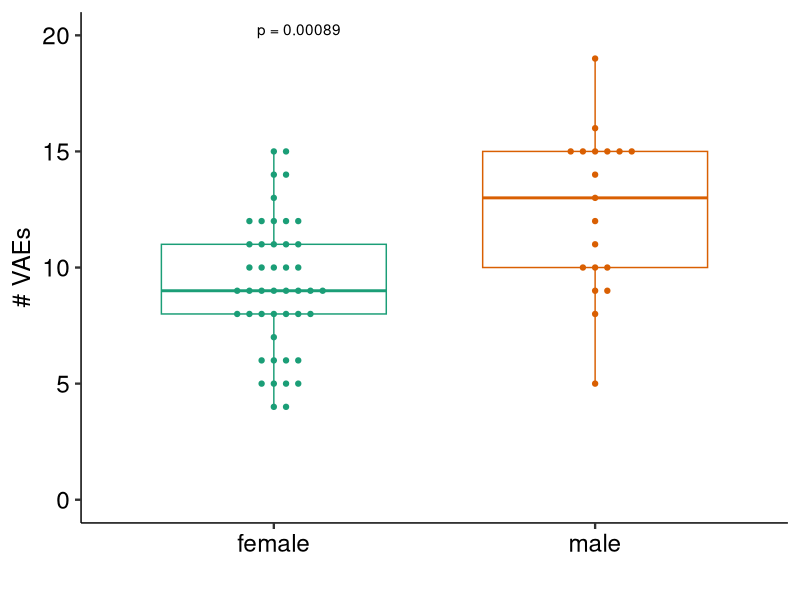
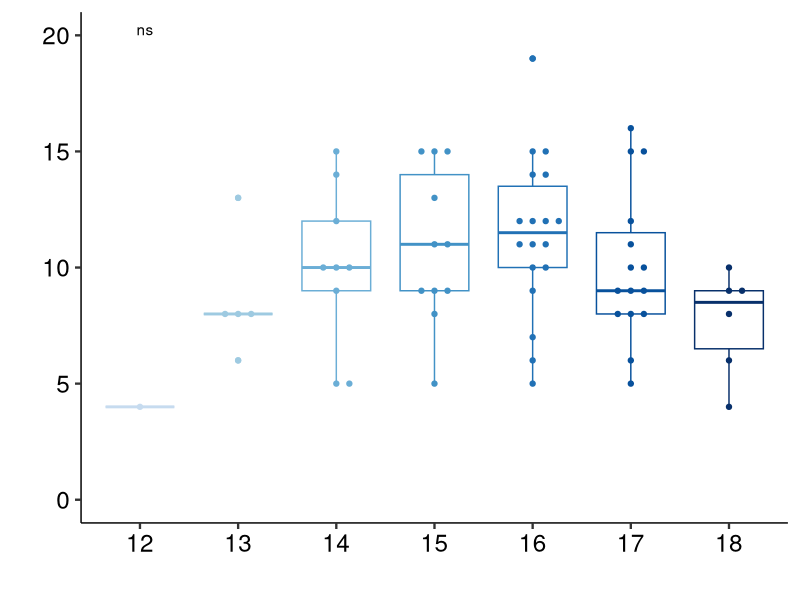
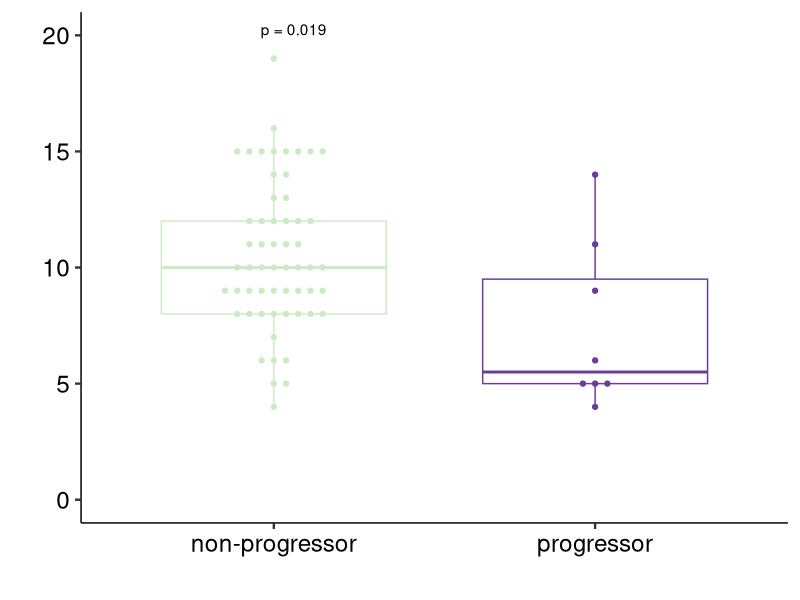
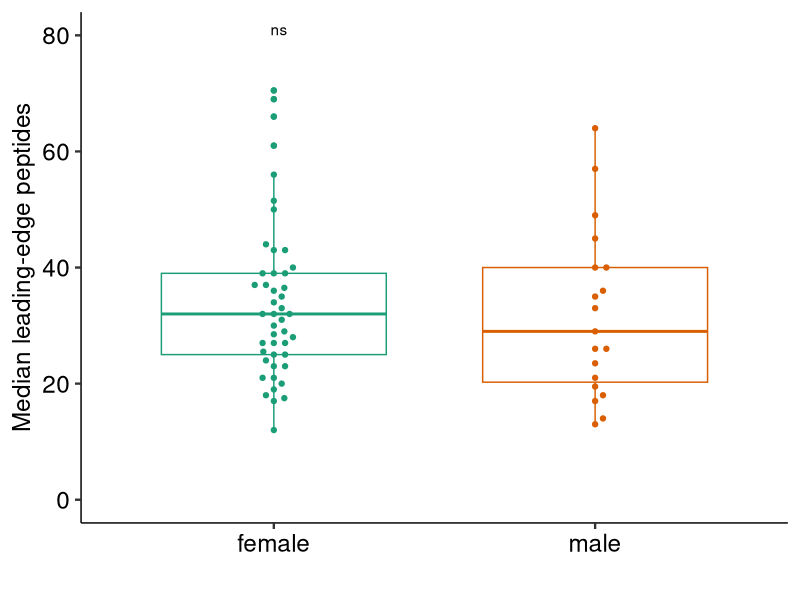
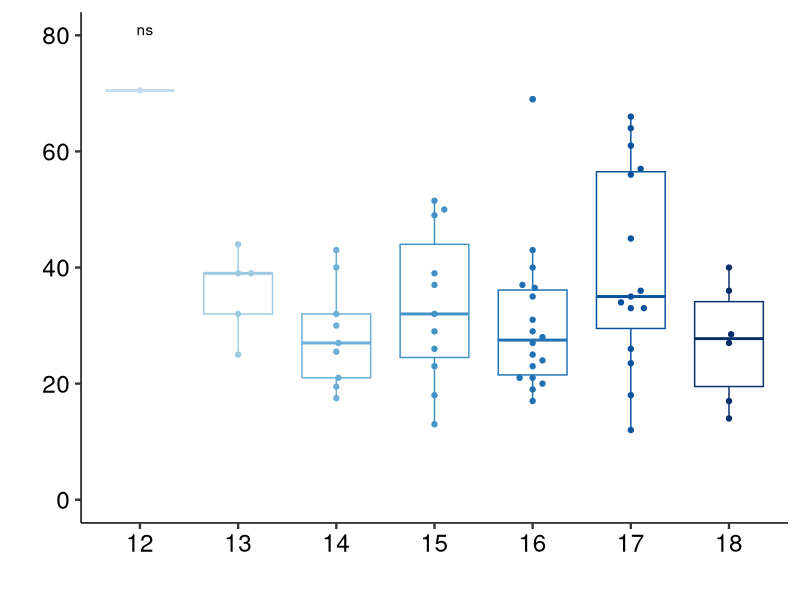
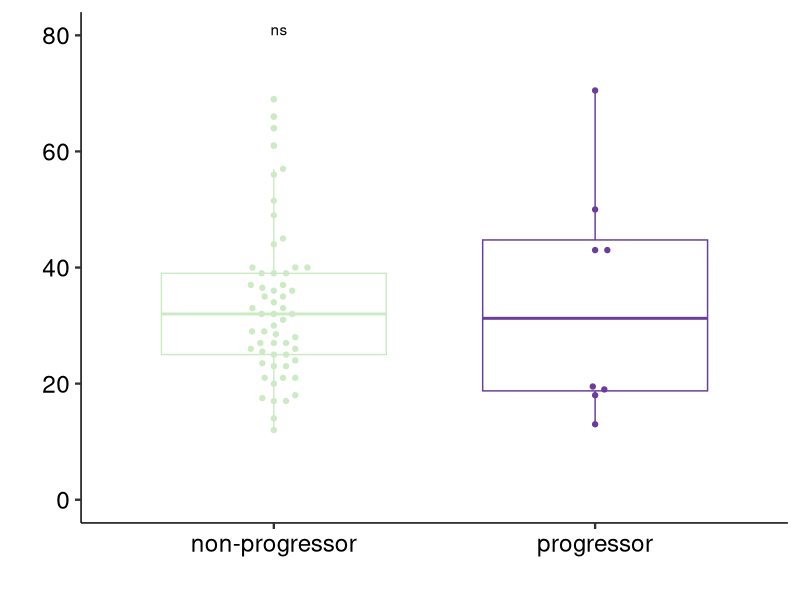
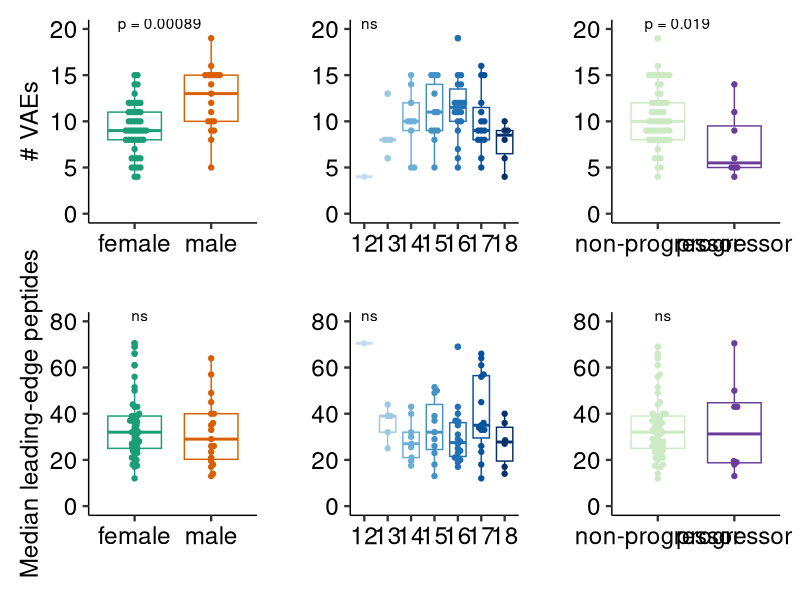

Reproduce these figures in R, in order.
## ---- chunk 1
library(tidyverse)
library(patchwork)
library(ggbeeswarm)
library(ggpubr)
## ---- chunk 2
ce_table <- read_csv("data/CEbyPtable_byVAEs.csv", na = "0", col_types = "c") %>%
  rename(annotation = ...1)

subject_meta <- read_csv("data/pca_factors.csv") %>%
  distinct(sampleID, .keep_all = T) %>%
  select(
    SubjectID, Sex, AgeAtLastBirthDay, Scriba2018ProgressorOrControl,
    Visit
  ) %>%
  distinct(SubjectID, .keep_all = T)

ce_table_lib_VAE_sum <- ce_table %>%
  pivot_longer(., cols = !annotation, names_to = "interval", values_to = "LE_peptides") %>%
  filter(!is.na(LE_peptides)) %>%
  mutate(Subject_ID = str_sub(interval, 2, 7)) %>%
  mutate(LE_peps_per_VAE = str_count(LE_peptides, "PV2T_")) %>%
  group_by(Subject_ID) %>%
  summarize(
    VAEs_count_per_subject = n(),
    median_LE_peps_per_VAE_per_subject = median(LE_peps_per_VAE)
  ) %>%
  ungroup() %>%
  left_join(subject_meta, by = c("Subject_ID" = "SubjectID")) %>%
  mutate(Scriba2018ProgressorOrControl = case_when(
    Scriba2018ProgressorOrControl == "control" ~ "non-progressor",
    Scriba2018ProgressorOrControl == "progressor" ~ "progressor"
  ))

ce_table_lib_VAE_sum_fact <- ce_table_lib_VAE_sum %>%
  mutate(
    Subject_ID = as.factor(Subject_ID),
    Sex = as.factor(Sex),
    AgeAtLastBirthDay = as.factor(AgeAtLastBirthDay),
    Scriba2018ProgressorOrControl = as.factor(Scriba2018ProgressorOrControl)
  )
## ---- chunk 3
sex_palette <- c("#1B9E77", "#D95F02")
visit_palette <- c("#7570B3", "#E7298A", "#66A61E", "#E6AB02")
age_palette <- c("#C6DBEF", "#9ECAE1", "#6BAED6", "#4292C6", "#2171B5", "#08519C", "#08306B")
disease_palette <- c("#CCEBC5", "#6A3D9A")
## ---- chunk 4
# try ggpubr boxplots
vae_sex_gp <- ggboxplot(ce_table_lib_VAE_sum,
  x = "Sex",
  y = "VAEs_count_per_subject",
  color = "Sex",
  palette = sex_palette
) + stat_compare_means(aes(group = Sex), label = "p.format") + scale_y_continuous(limits = c(0, 20)) + theme_pubr(base_size = 17.5) + theme(legend.position = "none") +
  geom_beeswarm(data = ce_table_lib_VAE_sum, aes(x = Sex, y = VAEs_count_per_subject, color = Sex), cex=1.9) + ylab("# VAEs") + xlab("")

vae_sex_gp

ce_table_lib_VAE_sum$AgeAtLastBirthDay <- as.factor(ce_table_lib_VAE_sum$AgeAtLastBirthDay)
vae_age_gp <- ggboxplot(ce_table_lib_VAE_sum,
  x = "AgeAtLastBirthDay",
  y = "VAEs_count_per_subject",
  color = "AgeAtLastBirthDay",
  palette = age_palette
) + stat_compare_means(aes(group = AgeAtLastBirthDay), label = "p.signif") + scale_y_continuous(limits = c(0, 20)) + theme_pubr(base_size = 17.5) + theme_pubr(base_size = 17.5) + theme(legend.position = "none") +
  geom_beeswarm(data = ce_table_lib_VAE_sum, aes(x = AgeAtLastBirthDay, y = VAEs_count_per_subject, color = as.factor(AgeAtLastBirthDay)), cex=1.9) + xlab("") + ylab("")

vae_age_gp 


vae_disease_gp <- ggboxplot(ce_table_lib_VAE_sum,
  x = "Scriba2018ProgressorOrControl",
  y = "VAEs_count_per_subject",
  color = "Scriba2018ProgressorOrControl",
  palette = disease_palette
) + stat_compare_means(aes(group = Scriba2018ProgressorOrControl), label = "p.format") + scale_y_continuous(limits = c(0, 20)) + theme_pubr(base_size = 17.5) + theme(legend.position = "none") +
  geom_beeswarm(data = ce_table_lib_VAE_sum, aes(x = Scriba2018ProgressorOrControl, y = VAEs_count_per_subject, color = Scriba2018ProgressorOrControl), cex=1.9) + xlab("") + ylab("")

vae_disease_gp
## ---- chunk 5
vae_le_sex_gp <- ggboxplot(ce_table_lib_VAE_sum,
  x = "Sex",
  y = "median_LE_peps_per_VAE_per_subject",
  color = "Sex",
  palette = sex_palette
) + stat_compare_means(aes(group = Sex), label = "p.signif") + scale_y_continuous(limits = c(0, 80)) + theme_pubr(base_size = 17.5) + theme(legend.position = "none") +
  geom_beeswarm(data = ce_table_lib_VAE_sum, aes(x = Sex, y = median_LE_peps_per_VAE_per_subject, color = Sex), cex = 1.75) + ylab("Median leading-edge peptides") + xlab("")

vae_le_sex_gp


vae_le_age_gp <- ggboxplot(ce_table_lib_VAE_sum,
  x = "AgeAtLastBirthDay",
  y = "median_LE_peps_per_VAE_per_subject",
  color = "AgeAtLastBirthDay",
  palette = age_palette
) + stat_compare_means(aes(group = AgeAtLastBirthDay), label = "p.signif") + scale_y_continuous(limits = c(0, 80)) + theme_pubr(base_size = 17.5) + theme(legend.position = "none") +
  geom_beeswarm(data = ce_table_lib_VAE_sum, aes(x = AgeAtLastBirthDay, y = median_LE_peps_per_VAE_per_subject, color = as.factor(AgeAtLastBirthDay)), cex=1.9) + xlab("") + ylab("")

vae_le_age_gp


vae_le_disease_gp <- ggboxplot(ce_table_lib_VAE_sum,
  x = "Scriba2018ProgressorOrControl",
  y = "median_LE_peps_per_VAE_per_subject",
  color = "Scriba2018ProgressorOrControl",
  palette = disease_palette
) + stat_compare_means(aes(group = Scriba2018ProgressorOrControl), label = "p.signif") + scale_y_continuous(limits = c(0, 80)) + theme_pubr(base_size = 17.5) + theme(legend.position = "none") +
  geom_beeswarm(data = ce_table_lib_VAE_sum, aes(x = Scriba2018ProgressorOrControl, y = median_LE_peps_per_VAE_per_subject, color = Scriba2018ProgressorOrControl), cex=1.9) + xlab("") + ylab("")

vae_le_disease_gp
## ---- chunk 6
all_box <- vae_sex_gp + vae_age_gp + vae_disease_gp + vae_le_sex_gp + vae_le_age_gp + vae_le_disease_gp + plot_layout(ncol=3, nrow = 2)
all_box

# ggsave("figures/supplemental_figure_8a.pdf", all_box, device="pdf", width = 14,  height = 8)
